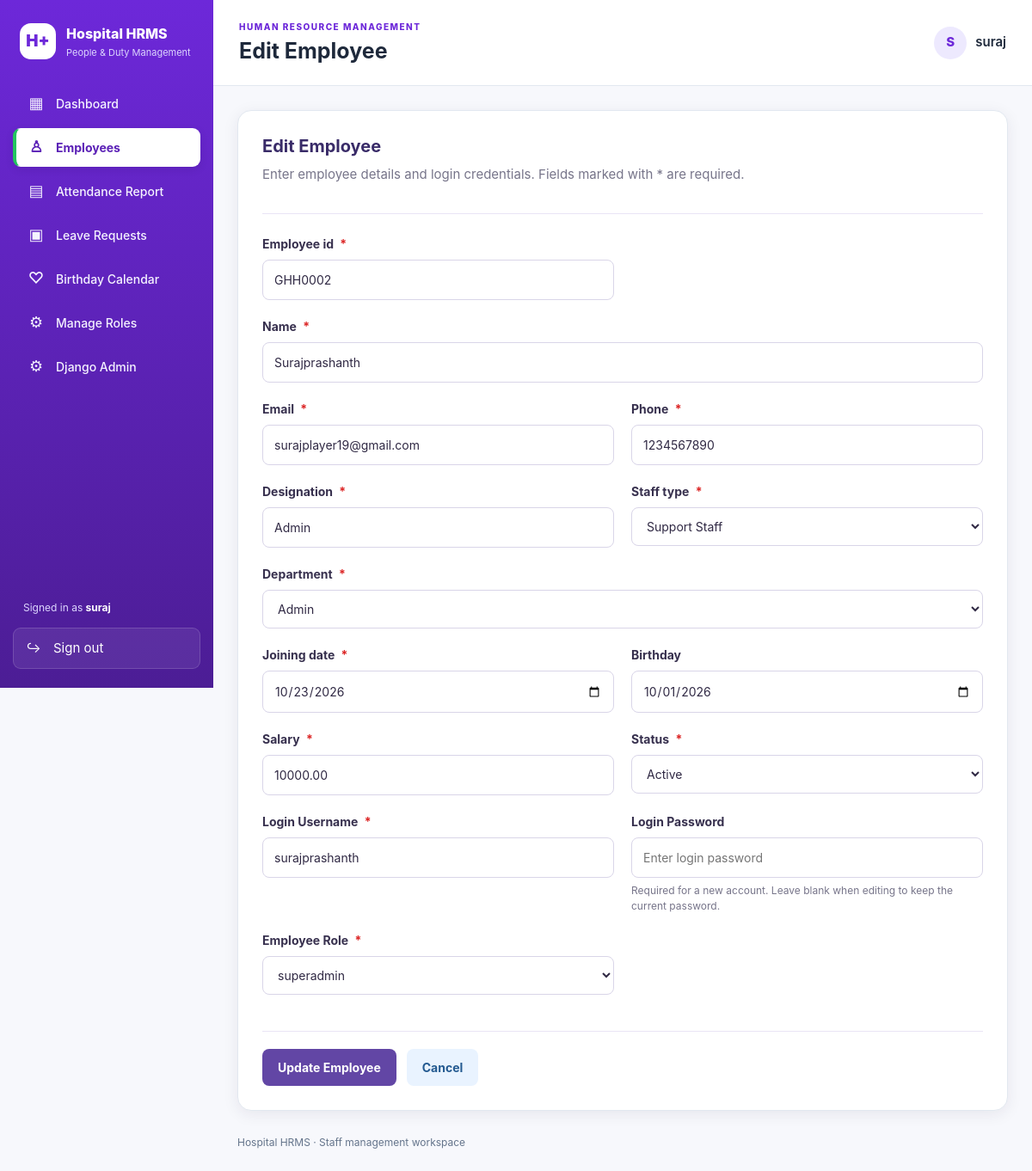
The app's page /employees/5/edit/ (signed in) with its own data.
### hr/models.py (models this page shows, shortened)
class Employee(models.Model):
    class Status(models.TextChoices):
        ACTIVE = "ACTIVE", "Active"
        INACTIVE = "INACTIVE", "Inactive"
        ON_LEAVE = "ON_LEAVE", "On Leave"
    class StaffType(models.TextChoices):
        DOCTOR = "DOCTOR", "Doctor"
        DUTY_DOCTOR = "DUTY_DOCTOR", "Duty Doctor"
        NURSE = "NURSE", "Nurse"
        TECHNICIAN = "TECHNICIAN", "Technician"
        RECEPTIONIST = "RECEPTIONIST", "Receptionist"
        SUPPORT = "SUPPORT", "Support Staff"
        OTHER = "OTHER", "Other"
    user = models.OneToOneField(
        settings.AUTH_USER_MODEL,
        on_delete=models.SET_NULL,
        null=True,
        blank=True,
        related_name="employee_profile",
    )
    employee_id = models.CharField(
        max_length=20,
        unique=True,
    )
    name = models.CharField(max_length=150)
    email = models.EmailField(unique=True)
    phone = models.CharField(max_length=20)
    designation = models.CharField(max_length=100)
    staff_type = models.CharField(
        max_length=20,
        choices=StaffType.choices,
        default=StaffType.OTHER,
    )
    department = models.ForeignKey(
        Department,
        on_delete=models.PROTECT,
        related_name="employees",
    )
    manager = models.ForeignKey(
        "self",
        on_delete=models.SET_NULL,
        null=True,
        blank=True,
        related_name="direct_reports",
        verbose_name="Reports To",
    )
    joining_date = models.DateField()
    birthday = models.DateField(
        null=True,
        blank=True,
    )
    salary = models.DecimalField(
        max_digits=12,
        decimal_places=2,
    )
    status = models.CharField(
        max_length=10,
        choices=Status.choices,
        default=Status.ACTIVE,
    )
    class Meta:
        ordering = ["name"]

### hr/views.py (the view)
@login_required
@permission_required("hr.manage_employee_pages", raise_exception=True)
def employee_edit(request, pk):
    employee = get_object_or_404(
        Employee.objects.select_related(
            "department",
            "user",
        ),
        pk=pk,
    )
    if request.method == "POST":
        form = EmployeeForm(
            request.POST,
            instance=employee,
        )
        if form.is_valid():
            try:
                with transaction.atomic():
                    employee = form.save(commit=False)
                    username = form.cleaned_data["username"]
                    password = form.cleaned_data.get("password")
                    selected_role = form.cleaned_data["role"]
                    user = create_employee_user(
                        employee=employee,
                        username=username,
                        password=password,
                    )
                    employee.user = user
                    employee.save()
                    if request.user.is_superuser:
                        user.groups.set([selected_role])
                messages.success(
                    request,
                    "Employee details updated successfully.",
                )
                return redirect(
                    "employee_profile",
                    pk=employee.pk,
                )
            except Exception as error:
                messages.error(
                    request,
                    f"Unable to update employee: {error}",
                )
    else:
        form = EmployeeForm(
            instance=employee,
        )
    return render(
        request,
        "hr/employee_form.html",
        {
            "form": form,
            "page_title": "Edit Employee",
            "title": "Edit Employee",
        },
    )

### hr/models.py (called while the page is built)
    def __str__(self):
        return self.name

### hr/templates/hr/employee_form.html (shortened to what this page needs)
{% extends "hr/base.html" %}
{% block page_heading %}
    {{ page_title|default:"Employee Form" }}
{% endblock %}
{% block content %}
<div class="panel employee-form-panel">
    <div class="employee-form-heading">
        <h2>{{ page_title|default:"Employee Details" }}</h2>
        <p>
            Enter employee details and login credentials.
            Fields marked with * are required.
        </p>
    </div>
    <form method="post" class="form-layout">
        <div class="employee-form-grid">
            {% for field in form %}
                <div class="employee-form-field
                    {% if field.name == 'name' or field.name == 'department' %}
                        full-width
                    {% endif %}
                ">
                    <label for="{{ field.id_for_label }}">
                        {{ field.label }}
                        {% if field.field.required %}
                            <span class="employee-required">*</span>
                        {% endif %}
                    </label>
                    {{ field }}
                    {% if field.help_text %}
                        <small class="employee-help">
                            {{ field.help_text }}
                        </small>
                    {% endif %}
                </div>
            {% endfor %}
        </div>
        <div class="employee-form-actions">
            <button
                class="employee-btn employee-btn-primary"
                type="submit"
            >
                {% if form.instance.pk %}
                    Update Employee
                {% else %}
                    Save Employee
                {% endif %}
            </button>
            <a
                class="employee-btn employee-btn-secondary"
                href="{% url 'employee_list' %}"
            >
                Cancel
            </a>
        </div>
    </form>
</div>
{% endblock %}

### hr/templates/hr/base.html (shortened to what this page needs)
{% load static %}
<!DOCTYPE html>
<html lang="en">
<head>
    <link rel="stylesheet" href="{% static 'hr/css/theme.css' %}">
</head>
<body>
<div class="app-shell" id="appShell">
    <aside class="sidebar" id="sidebar" aria-label="Main navigation">
        <a class="brand" href="{% url 'dashboard' %}">
            <span class="brand-mark">H+</span>
            <span class="brand-text">
                Hospital HRMS
                <small>People &amp; Duty Management</small>
            </span>
        </a>
        <nav class="nav-links">
            {% if perms.hr.view_dashboard %}
                <a href="{% url 'dashboard' %}"
                   class="{% if request.resolver_match.url_name == 'dashboard' %}active{% endif %}">
                    <span class="nav-icon">▦</span>
                    <span>Dashboard</span>
                </a>
            {% endif %}
            {% if perms.hr.view_employee_pages %}
                <a href="{% url 'employee_list' %}"
                   class="{% if request.resolver_match.url_name == 'employee_list' or request.resolver_match.url_name == 'employee_create' or request.resolver_match.url_name == 'employee_edit' or request.resolver_match.url_name == 'employee_profile' %}active{% endif %}">
                    <span class="nav-icon">♙</span>
                    <span>Employees</span>
                </a>
            {% endif %}
            {% if perms.hr.view_attendance_pages or request.user.employee_profile %}
                <a href="{% url 'attendance_report' %}"
                   class="{% if request.resolver_match.url_name == 'attendance_report' %}active{% endif %}">
                    <span class="nav-icon">▤</span>
                    <span>{% if request.user.is_superuser or perms.hr.manage_employee_pages %}Attendance Report{% else %}My Attendance{% endif %}</span>
                </a>
            {% endif %}
            {% if perms.hr.view_leave_pages %}
                <a href="{% url 'leave_list' %}"
                   class="{% if request.resolver_match.url_name == 'leave_list' or request.resolver_match.url_name == 'leave_create' or request.resolver_match.url_name == 'leave_review' %}active{% endif %}">
                    <span class="nav-icon">▣</span>
                    <span>Leave Requests</span>
                </a>
            {% endif %}
            {% if perms.hr.view_birthday_calendar %}
                <a href="{% url 'birthday_calendar' %}"
                   class="{% if request.resolver_match.url_name == 'birthday_calendar' %}active{% endif %}">
                    <span class="nav-icon">♡</span>
                    <span>Birthday Calendar</span>
                </a>
            {% endif %}
            {% if request.user.is_superuser %}
                <a href="{% url 'role_management' %}"
                   class="{% if request.resolver_match.url_name == 'role_management' %}active{% endif %}">
                    <span class="nav-icon">⚙</span>
                    <span>Manage Roles</span>
                </a>
            {% endif %}
            {% if request.user.is_staff %}
                <a href="{% url 'admin:index' %}"
                   class="{% if request.resolver_match.namespace == 'admin' %}active{% endif %}">
                    <span class="nav-icon">⚙</span>
                    <span>Django Admin</span>
                </a>
            {% endif %}
        </nav>
        <div class="sidebar-bottom">
            <div class="signed-in">
                <span>Signed in as</span>
                <strong>{{ request.user.get_username }}</strong>
            </div>
            <form method="post" action="{% url 'logout' %}">
                <button class="nav-logout" type="submit">
                    <span class="nav-icon">↪</span>
                    <span>Sign out</span>
                </button>
            </form>
        </div>
    </aside>
    <main class="main-area">
        <header class="topbar">
            <div class="topbar-left">
                <div class="page-heading">
                    <div class="eyebrow">
                        HUMAN RESOURCE MANAGEMENT
                    </div>
                    <h1>
                        {% block page_heading %}{% endblock %}
                    </h1>
                </div>
            </div>
            <div class="topbar-user">
                <span class="avatar">
                    {{ request.user.get_username|first|upper }}
                </span>
                <span class="topbar-username">
                    {{ request.user.get_username }}
                </span>
            </div>
        </header>
        <section class="page-content">
            {% block content %}
            {% endblock %}
        </section>
        <footer class="footer">
            Hospital HRMS · Staff management workspace
        </footer>
    </main>
</div>
</body>
</html>

### hr/templates/hr/employee_form.html (style rules this page uses)
.employee-form-panel { max-width: 850px; margin: 0 auto; padding: 28px; background: #fff; border-radius: 16px; box-shadow: 0 4px 18px rgba(35, 25, 70, 0.08); }
.employee-form-heading { margin-bottom: 24px; padding-bottom: 18px; border-bottom: 1px solid #e9e4f5; }
.employee-form-heading h2 { margin: 0 0 8px; color: #392b68; }
.employee-form-heading p { color: #77758a; line-height: 1.6; }
.employee-form-grid { display: grid; grid-template-columns: repeat(2, minmax(0, 1fr)); gap: 20px; }
.employee-form-field { min-width: 0; }
.employee-form-field.full-width { grid-column: 1 / -1; }
.employee-form-field label { display: block; margin-bottom: 8px; color: #37304e; font-weight: 700; font-size: 14px; }
.employee-form-field input, .employee-form-field select, .employee-form-field textarea { box-sizing: border-box; width: 100%; padding: 12px 13px; border: 1px solid #d9d5e8; border-radius: 8px; background: #fff; color: #302944; font-size: 14px; }
.employee-required { margin-left: 4px; color: #dc2626; }
.employee-help { display: block; margin-top: 6px; color: #77758a; font-size: 12px; }
.employee-form-actions { display: flex; flex-wrap: wrap; gap: 12px; margin-top: 28px; padding-top: 20px; border-top: 1px solid #e9e4f5; }
.employee-btn { display: inline-block; padding: 11px 18px; border: 0; border-radius: 8px; font-size: 14px; font-weight: 700; text-decoration: none; cursor: pointer; }
.employee-btn-primary { background: #6246a5; color: #fff; }
.employee-btn-secondary { background: #e9f3ff; color: #245a91; }

### records on screen
Employee: form "GHH0002" "Surajprashanth" "surajplayer19@gmail.com" "1234567890" "Admin" "Support Staff" "Admin" "10/23/2026" "10/01/2026" "10000.00" "Active"

### other values on screen
{{ request.user.get_username }} "suraj"
{{ page_title|default:"Employee Form" }} "Edit Employee"
{{ request.user.get_username|first|upper }} "S"
{{ page_title|default:"Employee Details" }} "Edit Employee"
{{ field.label }} "Employee id" "Name" "Email" "Phone" "Designation" "Staff type" "Department" "Joining date" "Birthday" "Salary" "Status" "Login Username" "Login Password" "Employee Role"
{{ field.help_text }} "Required for a new account. Leave blank when editing to keep the current password."
